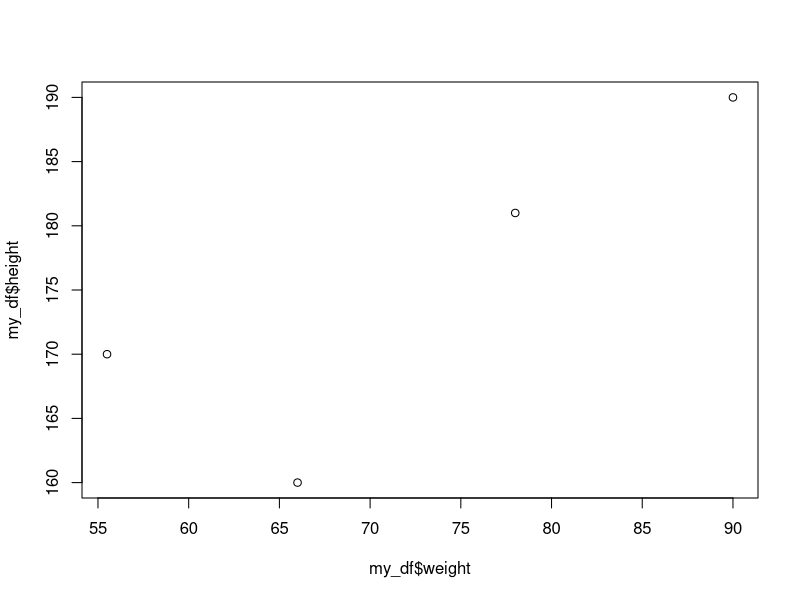

Write R code to recreate this figure. (Note: this script raises an error after producing the figure.)
## ----assigning values to variables---------------------------------------
#Let's create variables of different types
#numeric
my_num1<- 15
print (my_num1)

#character
my_string<- "Hello world"
print (my_string)

#logical
my_bool<- TRUE
print (my_bool)

## ----aritmetics----------------------------------------------------------
# We can do operations with the variables
my_num1<-15
my_num2<-5
#substraction
my_num1-my_num2
#addition
my_num1+my_num2
#multiplicatoin
my_num1*my_num2
#division
my_num1/my_num2
# power
my_num1^2
#square root
sqrt(my_num1 *my_num2)

## ----data types----------------------------------------------------------
# Let's review the internal representation of the variables

# Numeric: default number (float)
class(my_num1)

#Character: strings are characters
class(my_string)

#Logicals: booleans
class(my_bool)

## ----lists---------------------------------------------------------------
#You can create a list of variables with the **c()** command
ranks<-c(1,2,3,4)
print(ranks)
# Lists preserve the class of its elements
class(ranks)
#You can access the specific elements **INDEX 1**
print(ranks[1] )
# You can perform element-wise ops in lists
weights<-c(78.0,66.0,90.0,55.5)
heights <-c(181.0,160.0,190.0,170.0)

#e.g. division
ratios<-weights/heights

# You can have lists of characters
names<-c("John","Mary","Bob","Anna")
affiliations<-c("QF","QP","QP","QF")
# Or logicals
is_fit<-c(TRUE,FALSE,TRUE,FALSE)


## ----str function--------------------------------------------------------
# **str**: Structure: tells you about the variable(s) class, size and values
str(my_num1)
str(my_string)
str(weights)

## ----summary function----------------------------------------------------
# **summary**: Gives you a summary of a variable. 
# Specially useful for lists/vectors

summary(weights)

## ------------------------------------------------------------------------
#Let's factorize the affiliation list
f_affiliations<-factor(affiliations)
print(f_affiliations)
#Now let's compare
str(f_affiliations)
str(affiliations)
#Even summaries are different
summary(f_affiliations)
summary(affiliations)


## ------------------------------------------------------------------------
my_df <- data.frame(name=names,affiliation=affiliations,weight=weights,height=heights,is_fit=is_fit)
# The command head shows us a preview of the dataset
head(my_df)
# We can see its structure
str(my_df)
# Or a complete summary
summary(my_df)

## ------------------------------------------------------------------------
#print the column name
my_df$name

## ------------------------------------------------------------------------
my_df$weight

## ------------------------------------------------------------------------
plot(my_df$weight,my_df$height)


## ------------------------------------------------------------------------
#This is the wrong way
plot(my_df$weight,my_df$affiliation)

## ------------------------------------------------------------------------
#use the "by" operator
plot(my_df$weight~my_df$affiliation)

